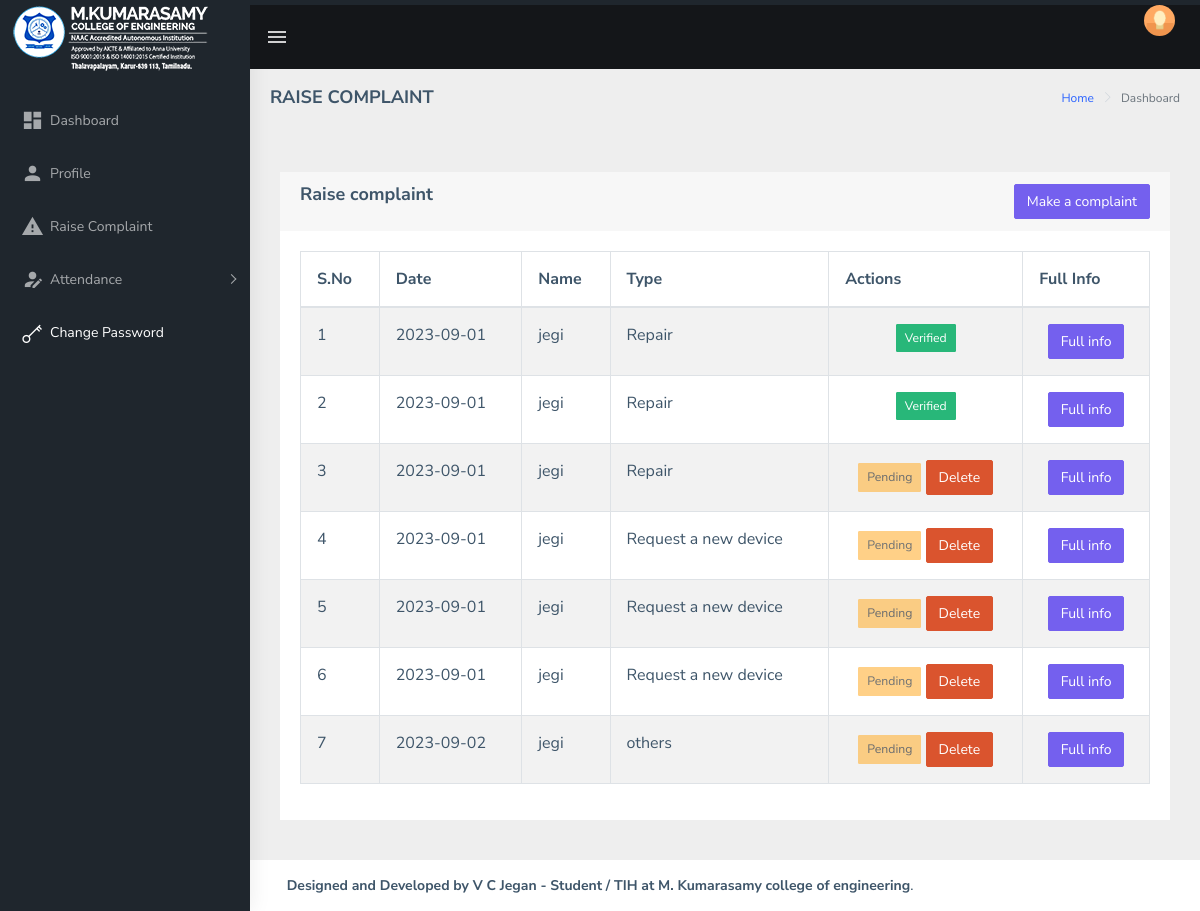
Screenshot of /complaint.php (signed in) with the database file from the repository.
### tables this page shows
CREATE TABLE `complaint` (
  `uid` int(10) NOT NULL,
  `name` varchar(30) NOT NULL,
  `curlab` varchar(30) NOT NULL,
  `type` varchar(30) NOT NULL,
  `complaint` mediumtext NOT NULL,
  `action` int(10) NOT NULL,
  `date` date NOT NULL,
  `id` varchar(30) NOT NULL
);

### session.php (called while the page is built, shortened)
<?php
if (!isset($_SESSION['loggedin']))
{
	header('Location:index.php');
	exit();
}
else
{
	$s=$_SESSION['login_user'];
}
?>

### complaint.php (the view, shortened to what this page needs)
<?php
require 'config.php';
include("session.php");
    ?>
<html dir="ltr" lang="en">
<head>
<link rel="stylesheet" href="https://cdn.jsdelivr.net/npm/alertifyjs@1.13.1/dist/css/alertify.min.css">
    <link href="assets/libs/flot/css/float-chart.css" rel="stylesheet">
    <link href="dist/css/style.min.css" rel="stylesheet">
</head>
<body>
    <div id="main-wrapper">
        <header class="topbar" data-navbarbg="skin5">
            <nav class="navbar top-navbar navbar-expand-md navbar-dark">
                <div class="navbar-header" data-logobg="skin5">
                    <a class="navbar-brand" href="main">
                        <span class="logo-text">
                             <img src="assets/images/srms.png" alt="homepage" class="light-logo" />
                        </span>
                    </a>
                </div>
                <div class="navbar-collapse collapse" id="navbarSupportedContent" data-navbarbg="skin5">
                    <ul class="navbar-nav float-left mr-auto">
                        <li class="nav-item d-none d-md-block"><a class="nav-link sidebartoggler waves-effect waves-light" href="javascript:void(0)" data-sidebartype="mini-sidebar"><i class="mdi mdi-menu font-24"></i></a></li>
                    </ul>
                    <ul class="navbar-nav float-right">
                        <li class="nav-item dropdown">
                            <a class="nav-link dropdown-toggle text-muted waves-effect waves-dark pro-pic" href="" data-toggle="dropdown" aria-haspopup="true" aria-expanded="false"><img src="assets/images/users/1.jpg" alt="user" class="rounded-circle" width="31"></a>
                        </li>
                    </ul>
                </div>
            </nav>
        </header>
			<?php include("Aside.php"); ?>
        <div class="page-wrapper">
             <div class="page-breadcrumb">
                <div class="row">
                    <div class="col-12 d-flex no-block align-items-center">
                        <h4 class="page-title">RAISE COMPLAINT</h4>
                        <div class="ml-auto text-right">
                            <nav aria-label="breadcrumb">
                                <ol class="breadcrumb">
                                    <li class="breadcrumb-item"><a href="#">Home</a></li>
                                    <li class="breadcrumb-item active" aria-current="page">Dashboard</li>
                                </ol>
                            </nav>
                        </div>
                    </div>
                </div>
            </div>
            <div class="card-body wizard-content">
            <div class="container-fluid">
                    <div class="row">
                    <div class="tab-pane p-20" id="messages" role="tabpanel">
    </div>
</div>
                <div class="row">
                        <div class="col-md-12">
                            <div class="card">
                                <div class="card-header">
                                    <h4>Raise complaint
                                        <button type="button" style="float: right;" class="btn btn-primary" data-bs-toggle="modal" data-bs-target="#mod">
                                            Make a complaint
                                        </button>
                                    </h4>
                                </div>
                <div class="card-body">
                <div class="table-responsive">
                    <table id="myTable1" class="table table-bordered table-striped">
                        <thead>
                            <tr>
                                <th><b>S.No</b></th>
								<th><b>Date</b></th>
								<th><b>Name</b></th>
                                <th><b>Type</b></th>
                                <th><b>Actions</b></th>
                                <th><b>Full Info</b></th>
                            </tr>
                        </thead>
                        <tbody>
                        <?php
    $query = "SELECT * FROM complaint where id='$s'";
    $query_run = mysqli_query($db, $query);
    if (mysqli_num_rows($query_run) > 0) {
        $sss = 1;
        foreach ($query_run as $student) {
            $actionsValue = $student['action'];
            $buttonText = ($actionsValue == 0) ? 'Pending' : 'Verified';
            $buttonClass = ($actionsValue == 0) ? 'btn-warning' : 'btn-success';
            ?>
            <tr>
                <td><?= $sss ?></td>
                <td><?= $student['date'] ?></td>
                <td><?= $student['name'] ?></td>
                <td><?= $student['type'] ?></td>
                <td align="center">
                    <button type="button" value="<?= $student['uid']; ?>" class="btn btn-sm <?= $buttonClass ?>" <?= ($actionsValue == 0) ? 'disabled' : '' ?>><?= $buttonText ?></button>
                    <?php if ($actionsValue == 0) { ?>
                    <button type="submit" value="<?= $student['uid']; ?>" class="deletedetails btn btn-danger">Delete</button>
                <?php } ?>
                </td>
                <td align="center">
    <button class="cform1 btn btn-primary" data-uid="<?= $student['uid']; ?>">Full info</button>
</td>
            </tr>
            <?php
            $sss = $sss + 1;
        }
    }
    ?>
                        </tbody>
                    </table>
                </div>
				</div>
            </div>
        </div>
    </div>
                    </div>
        </div>
    </div>
</body>
</html>

### Aside.php (shortened to what this page needs)
<aside class="left-sidebar" data-sidebarbg="skin5">
            <div class="scroll-sidebar">
                <nav class="sidebar-nav">
                    <ul id="sidebarnav" class="p-t-30">
                        <li class="sidebar-item"> <a class="sidebar-link waves-effect waves-dark sidebar-link" href="main" aria-expanded="false"><i class="mdi mdi-view-dashboard"></i><span class="hide-menu">Dashboard</span></a></li>
                        <li class="sidebar-item"> <a class="sidebar-link waves-effect waves-dark sidebar-link" href="profile" aria-expanded="false"><i class="mdi mdi-account"></i><span class="hide-menu">Profile</span></a></li>
                        <li class="sidebar-item"> <a class="sidebar-link waves-effect waves-dark sidebar-link" href="complaint" aria-expanded="false"><i class="mdi mdi-alert"></i><span class="hide-menu">Raise Complaint</span></a></li>
                        <li class="sidebar-item"> <a class="sidebar-link has-arrow waves-effect waves-dark" href="javascript:void(0)" aria-expanded="false"><i class="mdi mdi-account-edit"></i><span class="hide-menu">Attendance</span></a>
                        </li>
					                    </ul>
                                        <li class="sidebar-item"> <a class="sidebar-link waves-effect waves-dark sidebar-link active" href="pwd" aria-expanded="false"><i class="ti-key"></i><span class="hide-menu">Change Password</span></a></li>
                </nav>
            </div>
        </aside>

### rows the page displays
complaint: date "2023-09-01", name "jegi", type "Repair", action "Verified"
complaint: date "2023-09-01", name "jegi", type "Repair", action "Verified"
complaint: date "2023-09-01", name "jegi", type "Repair", action "Pending", $student['uid'] 55 (drawn)
complaint: date "2023-09-01", name "jegi", type "Request a new device", action "Pending", $student['uid'] 57 (drawn)
complaint: date "2023-09-01", name "jegi", type "Request a new device", action "Pending", $student['uid'] 58 (drawn)
complaint: date "2023-09-01", name "jegi", type "Request a new device", action "Pending", $student['uid'] 59 (drawn)
complaint: date "2023-09-02", name "jegi", type "others", action "Pending", $student['uid'] 61 (drawn)
